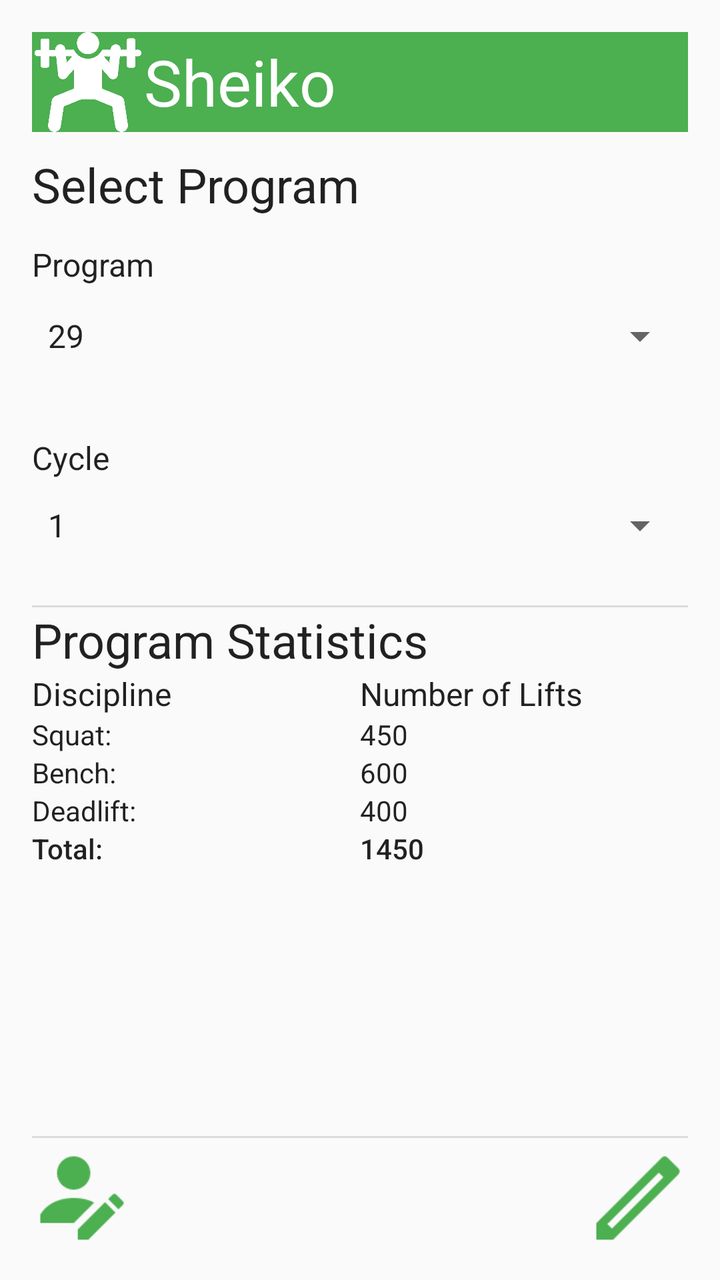
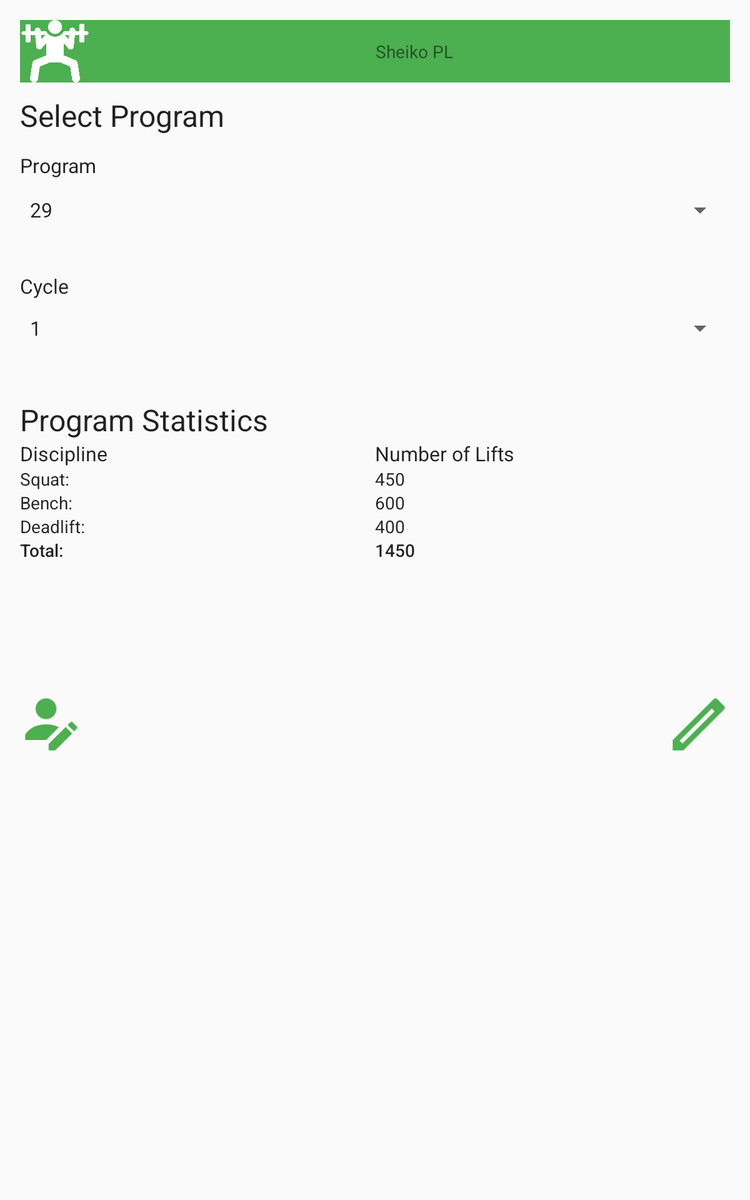

Two renders of one Android screen. The first uses the default layout on a phone; the second uses the alternative layout the repository ships for a different screen configuration, on a matching device. The two XML files are below.
<!-- AndroidManifest.xml: application theme MyMaterialTheme -->
<!-- res/layout/activity_select_program.xml -->
<?xml version="1.0" encoding="utf-8"?>
<RelativeLayout xmlns:android="http://schemas.android.com/apk/res/android"
    xmlns:app="http://schemas.android.com/apk/res-auto"
    xmlns:tools="http://schemas.android.com/tools"
    android:id="@+id/activity_select_program"
    android:layout_width="match_parent"
    android:layout_height="match_parent"
    android:paddingBottom="@dimen/activity_vertical_margin"
    android:paddingLeft="@dimen/activity_horizontal_margin"
    android:paddingRight="@dimen/activity_horizontal_margin"
    android:paddingTop="@dimen/activity_vertical_margin"
    tools:context="com.rwardrup.sheiko.selectProgram">

    <LinearLayout
        android:layout_width="match_parent"
        android:layout_height="match_parent"
        android:layout_alignParentStart="true"
        android:layout_alignParentTop="true"
        android:orientation="vertical">

        <LinearLayout
            android:layout_width="match_parent"
            android:layout_height="wrap_content"
            android:background="@color/primary"
            android:orientation="horizontal">

            <ImageView
                android:id="@+id/imageView4"
                android:layout_width="56dp"
                android:layout_height="50dp"
                app:srcCompat="@drawable/logo" />

            <TextView
                android:id="@+id/textView42"
                android:layout_width="match_parent"
                android:layout_height="50dp"
                android:layout_alignParentLeft="true"
                android:layout_alignParentStart="true"
                android:layout_alignParentTop="true"
                android:background="#4CAF50"
                android:gravity="left|center"
                android:text="@string/app_name"
                android:textColor="@color/icons"
                android:textSize="32sp" />

        </LinearLayout>

        <Space
            android:layout_width="match_parent"
            android:layout_height="10dp" />

        <TextView
            android:id="@+id/textView"
            android:layout_width="match_parent"
            android:layout_height="wrap_content"
            android:layout_alignParentLeft="true"
            android:layout_alignParentStart="true"
            android:layout_below="@+id/textView42"
            android:text="Select Program"
            android:textAppearance="@android:style/TextAppearance.Material.Headline" />

        <TextView
            android:id="@+id/textView13"
            android:layout_width="match_parent"
            android:layout_height="wrap_content"
            android:layout_alignParentLeft="true"
            android:layout_alignParentStart="true"
            android:layout_below="@+id/textView"
            android:layout_marginTop="13dp"
            android:text="Program"
            android:textAppearance="@android:style/TextAppearance.Material.Subhead" />

        <Spinner
            android:id="@+id/programSpinner"
            android:layout_width="match_parent"
            android:layout_height="wrap_content"
            android:layout_alignParentLeft="true"
            android:layout_alignParentStart="true"
            android:layout_below="@+id/textView13"
            android:layout_marginTop="13dp"
            android:entries="@array/programs" />

        <TextView
            android:id="@+id/textView14"
            android:layout_width="match_parent"
            android:layout_height="wrap_content"
            android:layout_alignParentLeft="true"
            android:layout_alignParentStart="true"
            android:layout_below="@+id/programSpinner"
            android:layout_marginTop="38dp"
            android:text="Cycle"
            android:textAppearance="@android:style/TextAppearance.Material.Subhead" />

        <Spinner
            android:id="@+id/cycleSpinner"
            android:layout_width="match_parent"
            android:layout_height="wrap_content"
            android:layout_alignParentLeft="true"
            android:layout_alignParentStart="true"
            android:layout_below="@+id/textView14"
            android:layout_marginTop="11dp"
            android:entries="@array/cycles" />

        <Space
            android:layout_width="match_parent"
            android:layout_height="1dp" />

        <LinearLayout
            android:layout_width="match_parent"
            android:layout_height="wrap_content"
            android:orientation="horizontal">

            <Space
                android:layout_width="0dp"
                android:layout_height="wrap_content"
                android:layout_weight="1" />

            <View
                android:id="@+id/graphStatsDivider"
                android:layout_width="match_parent"
                android:layout_height="1dp"
                android:layout_marginTop="27dp"
                android:alpha="0.12"
                android:background="@android:color/black" />

            <Space
                android:layout_width="0dp"
                android:layout_height="wrap_content"
                android:layout_weight="1" />
        </LinearLayout>

        <LinearLayout
            android:layout_width="match_parent"
            android:layout_height="0dp"
            android:layout_alignParentStart="true"
            android:layout_alignParentTop="true"
            android:layout_gravity="center_vertical"
            android:layout_weight="1"
            android:orientation="vertical">

        <LinearLayout
            android:layout_width="match_parent"
            android:layout_height="wrap_content"
            android:layout_gravity="center_vertical"
            android:layout_weight="0"
            android:orientation="vertical">

            <TextView
                android:id="@+id/textView43"
                android:layout_width="match_parent"
                android:layout_height="wrap_content"
                android:text="Program Statistics"
                android:textAppearance="@android:style/TextAppearance.Material.Headline" />

            <LinearLayout
                android:layout_width="match_parent"
                android:layout_height="wrap_content"
                android:orientation="horizontal">

                <TextView
                    android:id="@+id/textView44"
                    android:layout_width="match_parent"
                    android:layout_height="wrap_content"
                    android:layout_weight="1"
                    android:text="Discipline"
                    android:textAppearance="@android:style/TextAppearance.Material.Subhead" />

                <TextView
                    android:id="@+id/textView45"
                    android:layout_width="match_parent"
                    android:layout_height="wrap_content"
                    android:layout_weight="1"
                    android:text="Number of Lifts"
                    android:textAppearance="@android:style/TextAppearance.Material.Subhead" />

            </LinearLayout>

            <LinearLayout
                android:layout_width="match_parent"
                android:layout_height="wrap_content"
                android:orientation="horizontal">

                <TextView
                    android:id="@+id/textView46"
                    android:layout_width="match_parent"
                    android:layout_height="wrap_content"
                    android:layout_weight="1"
                    android:text="Squat:"
                    android:textAppearance="@android:style/TextAppearance.Material.Body1" />

                <TextView
                    android:id="@+id/textView47"
                    android:layout_width="match_parent"
                    android:layout_height="wrap_content"
                    android:layout_weight="1"
                    android:text="450"
                    android:textAppearance="@android:style/TextAppearance.Material.Body1" />
            </LinearLayout>

            <LinearLayout
                android:layout_width="match_parent"
                android:layout_height="wrap_content"
                android:orientation="horizontal">

                <TextView
                    android:id="@+id/textView48"
                    android:layout_width="match_parent"
                    android:layout_height="wrap_content"
                    android:layout_weight="1"
                    android:text="Bench:"
                    android:textAppearance="@android:style/TextAppearance.Material.Body1" />

                <TextView
                    android:id="@+id/textView49"
                    android:layout_width="match_parent"
                    android:layout_height="wrap_content"
                    android:layout_weight="1"
                    android:text="600"
                    android:textAppearance="@android:style/TextAppearance.Material.Body1" />
            </LinearLayout>

            <LinearLayout
                android:layout_width="match_parent"
                android:layout_height="wrap_content"
                android:orientation="horizontal">

                <TextView
                    android:id="@+id/textView50"
                    android:layout_width="match_parent"
                    android:layout_height="wrap_content"
                    android:layout_weight="1"
                    android:text="Deadlift:"
                    android:textAppearance="@android:style/TextAppearance.Material.Body1" />

                <TextView
                    android:id="@+id/textView51"
                    android:layout_width="match_parent"
                    android:layout_height="wrap_content"
                    android:layout_weight="1"
                    android:text="400"
                    android:textAppearance="@android:style/TextAppearance.Material.Body1" />
            </LinearLayout>

            <LinearLayout
                android:layout_width="match_parent"
                android:layout_height="wrap_content"
                android:orientation="horizontal">

                <TextView
                    android:id="@+id/textView52"
                    android:layout_width="match_parent"
                    android:layout_height="wrap_content"
                    android:layout_weight="1"
                    android:text="Total:"
                    android:textAppearance="@android:style/TextAppearance.Material.Body2" />

                <TextView
                    android:id="@+id/textView53"
                    android:layout_width="match_parent"
                    android:layout_height="wrap_content"
                    android:layout_weight="1"
                    android:text="1450"
                    android:textAppearance="@android:style/TextAppearance.Material.Body2" />
            </LinearLayout>

        </LinearLayout>

        <LinearLayout
            android:layout_width="match_parent"
            android:layout_height="match_parent"
            android:layout_gravity="bottom|center"
            android:layout_weight="1"
            android:gravity="bottom|center"
            android:orientation="vertical">

            <View
                android:id="@+id/ActionButtonDivider"
                android:layout_width="match_parent"
                android:layout_height="1dp"
                android:layout_gravity="bottom|center"
                android:layout_marginBottom="5dp"
                android:layout_marginTop="5dp"
                android:alpha="0.12"
                android:background="@android:color/black" />

            <LinearLayout
                android:layout_width="match_parent"
                android:layout_height="wrap_content"
                android:layout_gravity="bottom|center"
                android:gravity="bottom|center"
                android:orientation="horizontal">

                <Button
                    android:id="@+id/setLiftsButton"
                    android:layout_width="50dp"
                    android:layout_height="50dp"
                    android:layout_alignParentBottom="true"
                    android:layout_alignParentLeft="true"
                    android:layout_alignParentStart="true"
                    android:background="@drawable/edit_user"
                    android:textColor="@color/primary_text" />

                <Space
                    android:layout_width="25dp"
                    android:layout_height="wrap_content"
                    android:layout_weight="1" />

                <Button
                    android:id="@+id/createCustomProgram"
                    android:layout_width="50dp"
                    android:layout_height="50dp"
                    android:layout_alignParentBottom="true"
                    android:layout_alignParentEnd="true"
                    android:layout_alignParentRight="true"
                    android:background="@drawable/create_program"
                    android:textColor="@color/primary_text" />
            </LinearLayout>
        </LinearLayout>

        </LinearLayout>

    </LinearLayout>

</RelativeLayout>
<!-- resources referenced by this layout -->
<resources>
  <string-array name="cycles"> 
          <item>1</item>
          <item>2</item>
          <item>3</item>
          <item>Comp</item>
      </string-array>
  <string-array name="programs">
          <item>29</item>
          <item>30</item>
          <item>31</item>
          <item>32</item>
          <item>37</item>
          <item>39</item>
          <item>40</item>
          <item>CMS-MS</item>
          <item>MSIC</item>
          <item>Advanced Small Load (4 days)</item>
          <item>Advanced Medium Load (4 days)</item>
          <item>Advanced Large Load (4 days)</item>
      </string-array>
  <color name="icons">#ffffff</color>
  <color name="primary">#4caf50</color>
  <color name="primary_text">#212121</color>
  <dimen name="activity_horizontal_margin">16dp</dimen>
  <dimen name="activity_vertical_margin">16dp</dimen>
  <!-- drawable create_program: png bitmap (drawable, 933 bytes) -->
  <!-- drawable edit_user: png bitmap (drawable, 1479 bytes) -->
  <!-- drawable logo: png bitmap (drawable, 20908 bytes) -->
  <string name="app_name">Sheiko</string>
  <style name="MyMaterialTheme" parent="MyMaterialTheme.Base" />
  <style name="MyMaterialTheme.Base" parent="Theme.AppCompat.Light.NoActionBar">
          <item name="windowNoTitle">true</item>
          <item name="windowActionBar">false</item>
          <item name="colorPrimary">@color/primary</item>
          <item name="colorPrimaryDark">@color/primary_dark</item>
          <item name="colorAccent">@color/accent</item>
      </style>
  <color name="primary_dark">#388e3c</color>
  <color name="accent">#9e9e9e</color>
</resources>
<!-- res/layout-large/activity_select_program.xml (the repository's variant of the layout above) -->
<!-- drawn on a 7-inch tablet held upright -->
<?xml version="1.0" encoding="utf-8"?>
<RelativeLayout xmlns:android="http://schemas.android.com/apk/res/android"
    xmlns:app="http://schemas.android.com/apk/res-auto"
    xmlns:tools="http://schemas.android.com/tools"
    android:id="@+id/activity_select_program"
    android:layout_width="match_parent"
    android:layout_height="match_parent"
    android:paddingBottom="@dimen/activity_vertical_margin"
    android:paddingLeft="@dimen/activity_horizontal_margin"
    android:paddingRight="@dimen/activity_horizontal_margin"
    android:paddingTop="@dimen/activity_vertical_margin"
    tools:context="com.rwardrup.sheiko.selectProgramActivity">

    <LinearLayout
        android:layout_width="match_parent"
        android:layout_height="match_parent"
        android:layout_alignParentLeft="true"
        android:layout_alignParentStart="true"
        android:layout_alignParentTop="true"
        android:orientation="vertical">

        <LinearLayout
            android:layout_width="match_parent"
            android:layout_height="wrap_content"
            android:background="@color/primary"
            android:orientation="horizontal">

            <ImageView
                android:id="@+id/imageView4"
                android:layout_width="56dp"
                android:layout_height="50dp"
                app:srcCompat="@drawable/logo" />

            <TextView
                android:id="@+id/textView42"
                android:layout_width="match_parent"
                android:layout_height="50dp"
                android:layout_alignParentLeft="true"
                android:layout_alignParentStart="true"
                android:layout_alignParentTop="true"
                android:layout_weight="1"
                android:background="#4CAF50"
                android:gravity="center"
                android:text="  Sheiko PL" />

        </LinearLayout>

        <Space
            android:layout_width="match_parent"
            android:layout_height="10dp" />

        <TextView
            android:id="@+id/textView"
            android:layout_width="match_parent"
            android:layout_height="wrap_content"
            android:layout_alignParentLeft="true"
            android:layout_alignParentStart="true"
            android:layout_below="@+id/textView42"
            android:text="Select Program"
            android:textAppearance="@android:style/TextAppearance.Material.Headline" />

        <TextView
            android:id="@+id/textView13"
            android:layout_width="match_parent"
            android:layout_height="wrap_content"
            android:layout_alignParentLeft="true"
            android:layout_alignParentStart="true"
            android:layout_below="@+id/textView"
            android:layout_marginTop="13dp"
            android:text="Program"
            android:textAppearance="@android:style/TextAppearance.Material.Subhead" />

        <Spinner
            android:id="@+id/programSpinner"
            android:layout_width="match_parent"
            android:layout_height="wrap_content"
            android:layout_alignParentLeft="true"
            android:layout_alignParentStart="true"
            android:layout_below="@+id/textView13"
            android:layout_marginTop="13dp"
            android:entries="@array/programs" />

        <TextView
            android:id="@+id/cycleSelectionTextTitle"
            android:layout_width="match_parent"
            android:layout_height="wrap_content"
            android:layout_alignParentLeft="true"
            android:layout_alignParentStart="true"
            android:layout_below="@+id/programSpinner"
            android:layout_marginTop="38dp"
            android:text="Cycle"
            android:textAppearance="@android:style/TextAppearance.Material.Subhead" />

        <Spinner
            android:id="@+id/cycleSpinner"
            android:layout_width="match_parent"
            android:layout_height="wrap_content"
            android:layout_alignParentLeft="true"
            android:layout_alignParentStart="true"
            android:layout_below="@+id/cycleSelectionTextTitle"
            android:layout_marginTop="11dp"
            android:entries="@array/cycles" />

        <Space
            android:layout_width="match_parent"
            android:layout_height="45dp" />

        <TextView
            android:id="@+id/textView43"
            android:layout_width="match_parent"
            android:layout_height="wrap_content"
            android:text="Program Statistics"
            android:textAppearance="@android:style/TextAppearance.Material.Headline" />

        <LinearLayout
            android:layout_width="match_parent"
            android:layout_height="wrap_content"
            android:orientation="horizontal">

            <TextView
                android:id="@+id/textView44"
                android:layout_width="match_parent"
                android:layout_height="wrap_content"
                android:layout_weight="1"
                android:text="Discipline"
                android:textAppearance="@android:style/TextAppearance.Material.Subhead" />

            <TextView
                android:id="@+id/textView45"
                android:layout_width="match_parent"
                android:layout_height="wrap_content"
                android:layout_weight="1"
                android:text="Number of Lifts"
                android:textAppearance="@android:style/TextAppearance.Material.Subhead" />

        </LinearLayout>

        <LinearLayout
            android:layout_width="match_parent"
            android:layout_height="wrap_content"
            android:orientation="horizontal">

            <TextView
                android:id="@+id/textView46"
                android:layout_width="match_parent"
                android:layout_height="wrap_content"
                android:layout_weight="1"
                android:text="Squat:"
                android:textAppearance="@android:style/TextAppearance.Material.Body1" />

            <TextView
                android:id="@+id/textView47"
                android:layout_width="match_parent"
                android:layout_height="wrap_content"
                android:layout_weight="1"
                android:text="450"
                android:textAppearance="@android:style/TextAppearance.Material.Body1" />
        </LinearLayout>

        <LinearLayout
            android:layout_width="match_parent"
            android:layout_height="wrap_content"
            android:orientation="horizontal">

            <TextView
                android:id="@+id/textView48"
                android:layout_width="match_parent"
                android:layout_height="wrap_content"
                android:layout_weight="1"
                android:text="Bench:"
                android:textAppearance="@android:style/TextAppearance.Material.Body1" />

            <TextView
                android:id="@+id/textView49"
                android:layout_width="match_parent"
                android:layout_height="wrap_content"
                android:layout_weight="1"
                android:text="600"
                android:textAppearance="@android:style/TextAppearance.Material.Body1" />
        </LinearLayout>

        <LinearLayout
            android:layout_width="match_parent"
            android:layout_height="wrap_content"
            android:orientation="horizontal">

            <TextView
                android:id="@+id/textView50"
                android:layout_width="match_parent"
                android:layout_height="wrap_content"
                android:layout_weight="1"
                android:text="Deadlift:"
                android:textAppearance="@android:style/TextAppearance.Material.Body1" />

            <TextView
                android:id="@+id/textView51"
                android:layout_width="match_parent"
                android:layout_height="wrap_content"
                android:layout_weight="1"
                android:text="400"
                android:textAppearance="@android:style/TextAppearance.Material.Body1" />
        </LinearLayout>

        <LinearLayout
            android:layout_width="match_parent"
            android:layout_height="wrap_content"
            android:orientation="horizontal">

            <TextView
                android:id="@+id/textView52"
                android:layout_width="match_parent"
                android:layout_height="wrap_content"
                android:layout_weight="1"
                android:text="Total:"
                android:textAppearance="@android:style/TextAppearance.Material.Body2" />

            <TextView
                android:id="@+id/textView53"
                android:layout_width="match_parent"
                android:layout_height="wrap_content"
                android:layout_weight="1"
                android:text="1450"
                android:textAppearance="@android:style/TextAppearance.Material.Body2" />
        </LinearLayout>

        <Space
            android:layout_width="match_parent"
            android:layout_height="105dp" />

        <LinearLayout
            android:layout_width="match_parent"
            android:layout_height="wrap_content"
            android:orientation="horizontal">

            <Button
                android:id="@+id/setLiftsButton"
                android:layout_width="50dp"
                android:layout_height="50dp"
                android:layout_alignParentBottom="true"
                android:layout_alignParentLeft="true"
                android:layout_alignParentStart="true"
                android:background="@drawable/edit_user"
                android:textColor="@color/primary_text" />

            <Space
                android:layout_width="25dp"
                android:layout_height="match_parent"
                android:layout_weight="1" />

            <Button
                android:id="@+id/createCustomProgram"
                android:layout_width="50dp"
                android:layout_height="50dp"
                android:layout_alignParentBottom="true"
                android:layout_alignParentEnd="true"
                android:layout_alignParentRight="true"
                android:background="@drawable/create_program"
                android:textColor="@color/primary_text" />
        </LinearLayout>

    </LinearLayout>

</RelativeLayout>
<!-- resources referenced by the variant -->
<!-- as a 7-inch tablet held upright resolves them -->
<resources>
  <string-array name="cycles"> 
          <item>1</item>
          <item>2</item>
          <item>3</item>
          <item>Comp</item>
      </string-array>
  <string-array name="programs">
          <item>29</item>
          <item>30</item>
          <item>31</item>
          <item>32</item>
          <item>37</item>
          <item>39</item>
          <item>40</item>
          <item>CMS-MS</item>
          <item>MSIC</item>
          <item>Advanced Small Load (4 days)</item>
          <item>Advanced Medium Load (4 days)</item>
          <item>Advanced Large Load (4 days)</item>
      </string-array>
  <color name="primary">#4caf50</color>
  <color name="primary_text">#212121</color>
  <dimen name="activity_horizontal_margin">16dp</dimen>
  <dimen name="activity_vertical_margin">16dp</dimen>
  <!-- drawable create_program: png bitmap (drawable, 933 bytes) -->
  <!-- drawable edit_user: png bitmap (drawable, 1479 bytes) -->
  <!-- drawable logo: png bitmap (drawable, 20908 bytes) -->
  <style name="MyMaterialTheme" parent="MyMaterialTheme.Base" />
  <style name="MyMaterialTheme.Base" parent="Theme.AppCompat.Light.NoActionBar">
          <item name="windowNoTitle">true</item>
          <item name="windowActionBar">false</item>
          <item name="colorPrimary">@color/primary</item>
          <item name="colorPrimaryDark">@color/primary_dark</item>
          <item name="colorAccent">@color/accent</item>
      </style>
  <color name="primary_dark">#388e3c</color>
  <color name="accent">#9e9e9e</color>
</resources>
